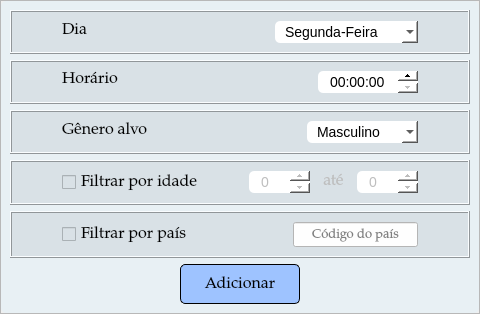
                             <widget class="QFrame" name="frame_11">
                              <property name="frameShape">
                               <enum>QFrame::StyledPanel</enum>
                              </property>
                              <property name="frameShadow">
                               <enum>QFrame::Raised</enum>
                              </property>
                              <layout class="QVBoxLayout" name="verticalLayout_31">
                               <property name="spacing">
                                <number>0</number>
                               </property>
                               <property name="leftMargin">
                                <number>0</number>
                               </property>
                               <property name="topMargin">
                                <number>0</number>
                               </property>
                               <property name="rightMargin">
                                <number>0</number>
                               </property>
                               <property name="bottomMargin">
                                <number>0</number>
                               </property>
                               <item>
                                <widget class="QFrame" name="frame_12">
                                 <property name="styleSheet">
                                  <string notr="true">#frame_12 {
background-color: rgb(232, 240, 244);
border-radius: 5px;
}</string>
                                 </property>
                                 <property name="frameShape">
                                  <enum>QFrame::StyledPanel</enum>
                                 </property>
                                 <property name="frameShadow">
                                  <enum>QFrame::Raised</enum>
                                 </property>
                                 <layout class="QVBoxLayout" name="verticalLayout_32">
                                  <property name="leftMargin">
                                   <number>9</number>
                                  </property>
                                  <item>
                                   <widget class="QFrame" name="frame_13">
                                    <property name="maximumSize">
                                     <size>
                                      <width>16777215</width>
                                      <height>50</height>
                                     </size>
                                    </property>
                                    <property name="styleSheet">
                                     <string notr="true">background-color: rgb(217, 225, 230);</string>
                                    </property>
                                    <property name="frameShape">
                                     <enum>QFrame::Box</enum>
                                    </property>
                                    <property name="frameShadow">
                                     <enum>QFrame::Raised</enum>
                                    </property>
                                    <layout class="QHBoxLayout" name="horizontalLayout_23">
                                     <property name="leftMargin">
                                      <number>50</number>
                                     </property>
                                     <property name="rightMargin">
                                      <number>50</number>
                                     </property>
                                     <item alignment="Qt::AlignVCenter">
                                      <widget class="QLabel" name="label_12">
                                       <property name="maximumSize">
                                        <size>
                                         <width>200</width>
                                         <height>16777215</height>
                                        </size>
                                       </property>
                                       <property name="font">
                                        <font>
                                         <family>Palatino Linotype</family>
                                        </font>
                                       </property>
                                       <property name="text">
                                        <string>&lt;html&gt;&lt;head/&gt;&lt;body&gt;&lt;p&gt;&lt;span style=&quot; font-size:12pt;&quot;&gt;Dia&lt;/span&gt;&lt;/p&gt;&lt;/body&gt;&lt;/html&gt;</string>
                                       </property>
                                       <property name="alignment">
                                        <set>Qt::AlignLeading|Qt::AlignLeft|Qt::AlignTop</set>
                                       </property>
                                       <property name="wordWrap">
                                        <bool>true</bool>
                                       </property>
                                      </widget>
                                     </item>
                                     <item>
                                      <spacer name="horizontalSpacer_10">
                                       <property name="orientation">
                                        <enum>Qt::Horizontal</enum>
                                       </property>
                                       <property name="sizeHint" stdset="0">
                                        <size>
                                         <width>40</width>
                                         <height>20</height>
                                        </size>
                                       </property>
                                      </spacer>
                                     </item>
                                     <item alignment="Qt::AlignLeft">
                                      <widget class="QComboBox" name="comboBox_dia">
                                       <property name="minimumSize">
                                        <size>
                                         <width>135</width>
                                         <height>0</height>
                                        </size>
                                       </property>
                                       <property name="font">
                                        <font>
                                         <pointsize>-1</pointsize>
                                        </font>
                                       </property>
                                       <property name="cursor">
                                        <cursorShape>PointingHandCursor</cursorShape>
                                       </property>
                                       <property name="styleSheet">
                                        <string notr="true">QComboBox {
    border-radius: 5px;
    padding: 2px 20px 2px 10px;
    background-color: #FFFFFF;
    selection-background-color: #EDEDED;
    selection-color: #333333;
    font-size: 14px;
}
</string>
                                       </property>
                                       <property name="currentText">
                                        <string>Segunda-Feira</string>
                                       </property>
                                       <property name="frame">
                                        <bool>true</bool>
                                       </property>
                                       <item>
                                        <property name="text">
                                         <string>Segunda-Feira</string>
                                        </property>
                                       </item>
                                       <item>
                                        <property name="text">
                                         <string>Terça-Feira</string>
                                        </property>
                                       </item>
                                       <item>
                                        <property name="text">
                                         <string>Quarta-Feira</string>
                                        </property>
                                       </item>
                                       <item>
                                        <property name="text">
                                         <string>Quinta-Feira</string>
                                        </property>
                                       </item>
                                       <item>
                                        <property name="text">
                                         <string>Sexta-Feira</string>
                                        </property>
                                       </item>
                                       <item>
                                        <property name="text">
                                         <string>Sábado</string>
                                        </property>
                                       </item>
                                       <item>
                                        <property name="text">
                                         <string>Domingo</string>
                                        </property>
                                       </item>
                                      </widget>
                                     </item>
                                    </layout>
                                   </widget>
                                  </item>
                                  <item>
                                   <widget class="QFrame" name="frame_16">
                                    <property name="maximumSize">
                                     <size>
                                      <width>16777215</width>
                                      <height>50</height>
                                     </size>
                                    </property>
                                    <property name="styleSheet">
                                     <string notr="true">background-color: rgb(217, 225, 230);</string>
                                    </property>
                                    <property name="frameShape">
                                     <enum>QFrame::Box</enum>
                                    </property>
                                    <property name="frameShadow">
                                     <enum>QFrame::Raised</enum>
                                    </property>
                                    <layout class="QHBoxLayout" name="horizontalLayout_24">
                                     <property name="leftMargin">
                                      <number>50</number>
                                     </property>
                                     <property name="rightMargin">
                                      <number>50</number>
                                     </property>
                                     <item>
                                      <widget class="QLabel" name="label_13">
                                       <property name="minimumSize">
                                        <size>
                                         <width>50</width>
                                         <height>0</height>
                                        </size>
                                       </property>
                                       <property name="maximumSize">
                                        <size>
                                         <width>80</width>
                                         <height>16777215</height>
                                        </size>
                                       </property>
                                       <property name="font">
                                        <font>
                                         <family>Palatino Linotype</family>
                                        </font>
                                       </property>
                                       <property name="text">
                                        <string>&lt;html&gt;&lt;head/&gt;&lt;body&gt;&lt;p&gt;&lt;span style=&quot; font-size:12pt;&quot;&gt;Horário&lt;/span&gt;&lt;/p&gt;&lt;/body&gt;&lt;/html&gt;</string>
                                       </property>
                                       <property name="alignment">
                                        <set>Qt::AlignLeading|Qt::AlignLeft|Qt::AlignTop</set>
                                       </property>
                                       <property name="wordWrap">
                                        <bool>true</bool>
                                       </property>
                                      </widget>
                                     </item>
                                     <item>
                                      <spacer name="horizontalSpacer_11">
                                       <property name="orientation">
                                        <enum>Qt::Horizontal</enum>
                                       </property>
                                       <property name="sizeHint" stdset="0">
                                        <size>
                                         <width>40</width>
                                         <height>20</height>
                                        </size>
                                       </property>
                                      </spacer>
                                     </item>
                                     <item alignment="Qt::AlignLeft">
                                      <widget class="QTimeEdit" name="timeEdit_horario">
                                       <property name="font">
                                        <font>
                                         <pointsize>-1</pointsize>
                                        </font>
                                       </property>
                                       <property name="cursor">
                                        <cursorShape>PointingHandCursor</cursorShape>
                                       </property>
                                       <property name="styleSheet">
                                        <string notr="true">QTimeEdit {
    border-radius: 5px;
    padding: 2px 10px;
    background-color: #FFFFFF;
    font-size: 14px;
    selection-background-color: #EDEDED;
    selection-color: #333333;
}

QTimeEdit::up-button, QTimeEdit::down-button {
    width: 20px;
    height: 10px;
}



</string>
                                       </property>
                                      </widget>
                                     </item>
                                    </layout>
                                   </widget>
                                  </item>
                                  <item>
                                   <widget class="QFrame" name="frame_14">
                                    <property name="maximumSize">
                                     <size>
                                      <width>16777215</width>
                                      <height>50</height>
                                     </size>
                                    </property>
                                    <property name="styleSheet">
                                     <string notr="true">background-color: rgb(217, 225, 230);</string>
                                    </property>
                                    <property name="frameShape">
                                     <enum>QFrame::Box</enum>
                                    </property>
                                    <property name="frameShadow">
                                     <enum>QFrame::Raised</enum>
                                    </property>
                                    <layout class="QHBoxLayout" name="horizontalLayout_25">
                                     <property name="leftMargin">
                                      <number>50</number>
                                     </property>
                                     <property name="rightMargin">
                                      <number>50</number>
                                     </property>
                                     <item alignment="Qt::AlignVCenter">
                                      <widget class="QLabel" name="label_14">
                                       <property name="maximumSize">
                                        <size>
                                         <width>200</width>
                                         <height>16777215</height>
                                        </size>
                                       </property>
                                       <property name="font">
                                        <font>
                                         <family>Palatino Linotype</family>
                                        </font>
                                       </property>
                                       <property name="text">
                                        <string>&lt;html&gt;&lt;head/&gt;&lt;body&gt;&lt;p&gt;&lt;span style=&quot; font-size:12pt;&quot;&gt;Gênero alvo&lt;/span&gt;&lt;/p&gt;&lt;/body&gt;&lt;/html&gt;</string>
                                       </property>
                                       <property name="alignment">
                                        <set>Qt::AlignLeading|Qt::AlignLeft|Qt::AlignTop</set>
                                       </property>
                                       <property name="wordWrap">
                                        <bool>true</bool>
                                       </property>
                                      </widget>
                                     </item>
                                     <item>
                                      <spacer name="horizontalSpacer_12">
                                       <property name="orientation">
                                        <enum>Qt::Horizontal</enum>
                                       </property>
                                       <property name="sizeHint" stdset="0">
                                        <size>
                                         <width>40</width>
                                         <height>20</height>
                                        </size>
                                       </property>
                                      </spacer>
                                     </item>
                                     <item alignment="Qt::AlignLeft">
                                      <widget class="QComboBox" name="comboBox_genero">
                                       <property name="font">
                                        <font>
                                         <pointsize>-1</pointsize>
                                        </font>
                                       </property>
                                       <property name="cursor">
                                        <cursorShape>PointingHandCursor</cursorShape>
                                       </property>
                                       <property name="styleSheet">
                                        <string notr="true">QComboBox {
    border-radius: 5px;
    padding: 2px 20px 2px 10px;
    background-color: #FFFFFF;
    selection-background-color: #EDEDED;
    selection-color: #333333;
    font-size: 14px;
}
</string>
                                       </property>
                                       <item>
                                        <property name="text">
                                         <string>Masculino</string>
                                        </property>
                                       </item>
                                       <item>
                                        <property name="text">
                                         <string>Feminino</string>
                                        </property>
                                       </item>
                                       <item>
                                        <property name="text">
                                         <string>Todos</string>
                                        </property>
                                       </item>
                                      </widget>
                                     </item>
                                    </layout>
                                   </widget>
                                  </item>
                                  <item>
                                   <widget class="QFrame" name="frame_15">
                                    <property name="maximumSize">
                                     <size>
                                      <width>16777215</width>
                                      <height>50</height>
                                     </size>
                                    </property>
                                    <property name="styleSheet">
                                     <string notr="true">background-color: rgb(217, 225, 230);</string>
                                    </property>
                                    <property name="frameShape">
                                     <enum>QFrame::Box</enum>
                                    </property>
                                    <property name="frameShadow">
                                     <enum>QFrame::Raised</enum>
                                    </property>
                                    <layout class="QHBoxLayout" name="horizontalLayout_26">
                                     <property name="leftMargin">
                                      <number>50</number>
                                     </property>
                                     <property name="rightMargin">
                                      <number>50</number>
                                     </property>
                                     <item>
                                      <widget class="QCheckBox" name="checkBox_idade">
                                       <property name="font">
                                        <font>
                                         <family>Palatino Linotype</family>
                                         <pointsize>12</pointsize>
                                        </font>
                                       </property>
                                       <property name="cursor">
                                        <cursorShape>PointingHandCursor</cursorShape>
                                       </property>
                                       <property name="text">
                                        <string>Filtrar por idade</string>
                                       </property>
                                      </widget>
                                     </item>
                                     <item>
                                      <spacer name="horizontalSpacer_9">
                                       <property name="orientation">
                                        <enum>Qt::Horizontal</enum>
                                       </property>
                                       <property name="sizeHint" stdset="0">
                                        <size>
                                         <width>40</width>
                                         <height>20</height>
                                        </size>
                                       </property>
                                      </spacer>
                                     </item>
                                     <item alignment="Qt::AlignLeft">
                                      <widget class="QSpinBox" name="spinBox_idadeInicial">
                                       <property name="enabled">
                                        <bool>false</bool>
                                       </property>
                                       <property name="cursor">
                                        <cursorShape>PointingHandCursor</cursorShape>
                                       </property>
                                       <property name="styleSheet">
                                        <string notr="true">QSpinBox {
    border-radius: 5px;
    padding: 2px 10px;
    background-color: #FFFFFF;
    font-size: 14px;
    selection-background-color: #EDEDED;
    selection-color: #333333;
}

QSpinBox::up-button, QSpinBox::down-button {
    width: 20px;
    height: 10px;
}

</string>
                                       </property>
                                      </widget>
                                     </item>
                                     <item alignment="Qt::AlignVCenter">
                                      <widget class="QLabel" name="label_16">
                                       <property name="enabled">
                                        <bool>false</bool>
                                       </property>
                                       <property name="minimumSize">
                                        <size>
                                         <width>35</width>
                                         <height>0</height>
                                        </size>
                                       </property>
                                       <property name="font">
                                        <font>
                                         <family>Palatino Linotype</family>
                                        </font>
                                       </property>
                                       <property name="text">
                                        <string>&lt;html&gt;&lt;head/&gt;&lt;body&gt;&lt;p&gt;&lt;span style=&quot; font-size:12pt;&quot;&gt;até&lt;/span&gt;&lt;/p&gt;&lt;/body&gt;&lt;/html&gt;</string>
                                       </property>
                                       <property name="alignment">
                                        <set>Qt::AlignHCenter|Qt::AlignTop</set>
                                       </property>
                                       <property name="wordWrap">
                                        <bool>true</bool>
                                       </property>
                                      </widget>
                                     </item>
                                     <item alignment="Qt::AlignLeft">
                                      <widget class="QSpinBox" name="spinBox_idadeFinal">
                                       <property name="enabled">
                                        <bool>false</bool>
                                       </property>
                                       <property name="cursor">
                                        <cursorShape>PointingHandCursor</cursorShape>
                                       </property>
                                       <property name="styleSheet">
                                        <string notr="true">QSpinBox {
    border-radius: 5px;
    padding: 2px 10px;
    background-color: #FFFFFF;
    font-size: 14px;
    selection-background-color: #EDEDED;
    selection-color: #333333;
}

QSpinBox::up-button, QSpinBox::down-button {
    width: 20px;
    height: 10px;
}

</string>
                                       </property>
                                      </widget>
                                     </item>
                                    </layout>
                                   </widget>
                                  </item>
                                  <item>
                                   <widget class="QFrame" name="frame_17">
                                    <property name="maximumSize">
                                     <size>
                                      <width>16777215</width>
                                      <height>50</height>
                                     </size>
                                    </property>
                                    <property name="styleSheet">
                                     <string notr="true">background-color: rgb(217, 225, 230);</string>
                                    </property>
                                    <property name="frameShape">
                                     <enum>QFrame::Box</enum>
                                    </property>
                                    <property name="frameShadow">
                                     <enum>QFrame::Raised</enum>
                                    </property>
                                    <layout class="QHBoxLayout" name="horizontalLayout_27">
                                     <property name="leftMargin">
                                      <number>50</number>
                                     </property>
                                     <property name="rightMargin">
                                      <number>50</number>
                                     </property>
                                     <item>
                                      <widget class="QCheckBox" name="checkBox_pais">
                                       <property name="font">
                                        <font>
                                         <family>Palatino Linotype</family>
                                         <pointsize>12</pointsize>
                                        </font>
                                       </property>
                                       <property name="cursor">
                                        <cursorShape>PointingHandCursor</cursorShape>
                                       </property>
                                       <property name="text">
                                        <string>Filtrar por país</string>
                                       </property>
                                      </widget>
                                     </item>
                                     <item>
                                      <widget class="QLineEdit" name="lineEdit_codigoPais">
                                       <property name="enabled">
                                        <bool>false</bool>
                                       </property>
                                       <property name="sizePolicy">
                                        <sizepolicy hsizetype="Fixed" vsizetype="Fixed">
                                         <horstretch>0</horstretch>
                                         <verstretch>0</verstretch>
                                        </sizepolicy>
                                       </property>
                                       <property name="minimumSize">
                                        <size>
                                         <width>100</width>
                                         <height>25</height>
                                        </size>
                                       </property>
                                       <property name="font">
                                        <font>
                                         <family>Palatino Linotype</family>
                                         <pointsize>10</pointsize>
                                        </font>
                                       </property>
                                       <property name="styleSheet">
                                        <string notr="true">background-color: rgb(254, 254, 254);</string>
                                       </property>
                                       <property name="alignment">
                                        <set>Qt::AlignCenter</set>
                                       </property>
                                       <property name="placeholderText">
                                        <string>Código do país</string>
                                       </property>
                                      </widget>
                                     </item>
                                    </layout>
                                   </widget>
                                  </item>
                                  <item alignment="Qt::AlignHCenter">
                                   <widget class="QPushButton" name="button_imap_validate_2">
                                    <property name="sizePolicy">
                                     <sizepolicy hsizetype="Fixed" vsizetype="Fixed">
                                      <horstretch>0</horstretch>
                                      <verstretch>0</verstretch>
                                     </sizepolicy>
                                    </property>
                                    <property name="minimumSize">
                                     <size>
                                      <width>120</width>
                                      <height>40</height>
                                     </size>
                                    </property>
                                    <property name="font">
                                     <font>
                                      <family>Palatino Linotype</family>
                                      <pointsize>12</pointsize>
                                     </font>
                                    </property>
                                    <property name="cursor">
                                     <cursorShape>PointingHandCursor</cursorShape>
                                    </property>
                                    <property name="styleSheet">
                                     <string notr="true">QPushButton{
background-color: rgb(158, 195, 255);
border: 1px solid;
border-radius:5px
}

QPushButton:hover
{
background-color: rgb(212, 220, 226);
color: rgb(0, 0, 0);
}
</string>
                                    </property>
                                    <property name="text">
                                     <string>Adicionar</string>
                                    </property>
                                   </widget>
                                  </item>
                                 </layout>
                                </widget>
                               </item>
                              </layout>
                             </widget>
